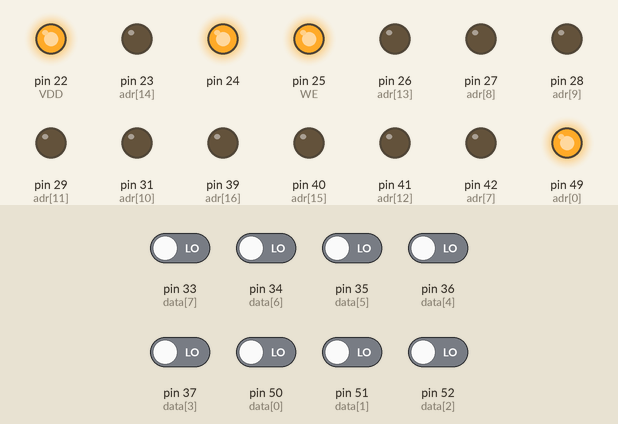
This sketch was run on a simulated Arduino Mega 2560, built with avr-gcc and run on an emulated ATmega2560. Shown: output pins drawn as LEDs (lit = HIGH). Inputs (shaded band) come from the test bench; at power-on: pin 33 (data[7]), pin 34 (data[6]), pin 35 (data[5]), pin 36 (data[4]), pin 37 (data[3]), pin 50 (data[0]), pin 51 (data[1]), pin 52 (data[2]) LOW. Pins used as bus, display or sensor lines are not drawn; what the sketch prints to the serial monitor is not drawn.

Above: at 0.1 s.
Timing chart, 0 to 1.6 s (numbered marks = the images above):
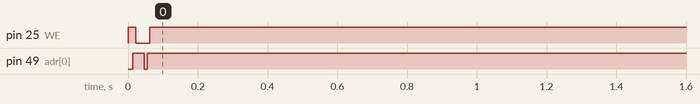

Measured:
- by itself, pin 25 (WE): HIGH → LOW at 0.02 s, → HIGH 0.04 s later

The sketch:

gls29ee010-programmer_4.ino
```cpp
//use arduino MEGA
//with the indentation on the chip facing left
//attatch pins 22 thru 53 on the arduino in increasing order to the pins on the eeprom
//going left to right across the top
//then left to right across the bottom

int adr[17] = {49, 48, 47, 46, 45, 44, 43, 42,  27, 28, 31, 29, 41, 26, 23/**/, 40,  39};
int data[8] = {50, 51, 52, 37, 36, 35, 34, 33};
#define VDD 22
#define VSS 53
#define WE 25/**/
#define OE 30
#define CE 32
//assuming A0 on datasheet is the lsd and A16 is the msd
//assuming DQ0 on datasheet is the lsd and DQ7 is the msd
//here, adr[0] is the lsd and adr[16] is the msd
//direct mapping from datasheet to pins
//data is direct mapped as well

char buff[200];

void setup() {
  Serial.begin(9600);
  while(!Serial)
    delay(10);
  long i;
  for (i = 22; i <= 53; i++) //setup
    pinMode(i, INPUT);
  pinMode(VDD, OUTPUT);
  digitalWrite(VDD, HIGH);
  pinMode(WE, OUTPUT);
  digitalWrite(WE, HIGH);
  pinMode(OE, OUTPUT);
  digitalWrite(OE, HIGH);
  pinMode(CE, OUTPUT);
  digitalWrite(CE, LOW);
  pinMode(VSS, OUTPUT);
  digitalWrite(VSS, LOW);
  pinMode(24, OUTPUT);
  digitalWrite(24, HIGH);

  for (i = 0; i < 17; i++) //writing phase
    pinMode(adr[i], OUTPUT);
  for (i = 0; i < 8; i++)
    pinMode(data[i], OUTPUT);
  def(0, 22);
  def(1, 89);

  delay(20);

  for (i = 0; i < 17; i++) //reading phase
    pinMode(adr[i], OUTPUT);
  for (i = 0; i < 8; i++)
    pinMode(data[i], INPUT);

  for (i = 0; i < 2; i++) {
    sprintf(buff, "%d", ret(i));
    Serial.println(buff);
  }
}

void def(long a, int v)
{
  sprintf(buff, "%ld: %d", a, v);
  Serial.println(buff);

  long i;
  digitalWrite(WE, HIGH);
  delay(1);
  for (i = 0; i < 17; i++)
    if ((int) (a/pow(2, i)) % 2)
      digitalWrite(adr[i], HIGH);
    else
      digitalWrite(adr[i], LOW);
  for (i = 0; i < 8; i++) //display data
    if ((int) (v/pow(2, i)) % 2)
      digitalWrite(data[i], HIGH);
    else
      digitalWrite(data[i], LOW);
  //write
  digitalWrite(WE, LOW);
  delay(1);
  digitalWrite(WE, HIGH);
  delay(1);
}

int ret(long a)
{
  long i;
  int val;
  digitalWrite(OE, HIGH);
  delay(1);
  digitalWrite(OE, LOW);
  delay(1);
  for (i = 0; i < 17; i++) //display address
    if ((int) (a/pow(2, i)) % 2)
      digitalWrite(adr[i], HIGH);
    else
      digitalWrite(adr[i], LOW);
  for (i = 0, val = 0; i < 8; i++) //if the the data pin is one, make that bit in val one as well
    if (digitalRead(data[i]))
      val += (1 << i);
  digitalWrite(OE, HIGH);
  delay(1);
  return (val);
}

void loop() {}
```
